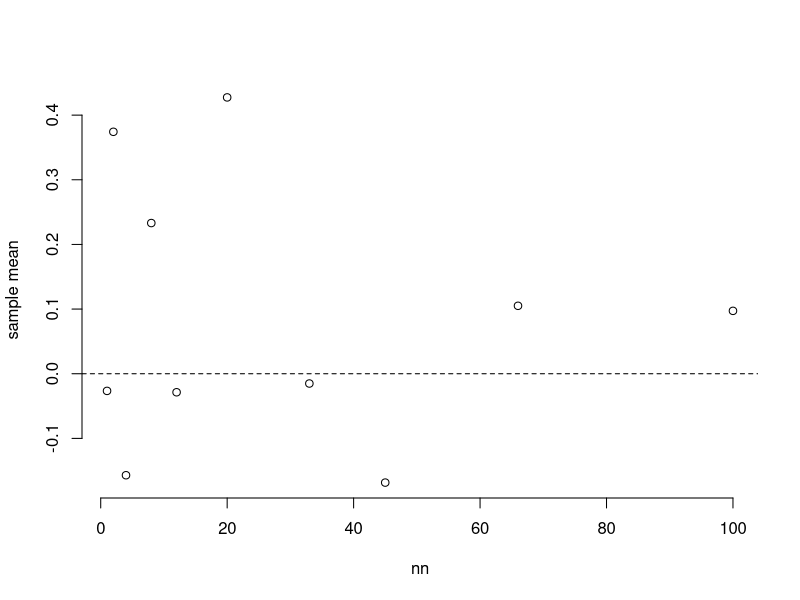

The R source for this figure: (Note: this script raises an error after producing the figure.)
## ---- chunk 1
X = function(n=10, mean=-3, sd=3) { rnorm(n, mean=mean, sd=sd) }
Y = function(n=10, mean=10, sd=2) { rnorm(n, mean=mean, sd=sd) }

mean( X() )
mean( Y() )

var( X() )
var( Y() )

var( 2*X() )
var( X() + 0.5*Y() )
## ---- chunk 2
nn = c(1, 2, 4, 8, 12, 20, 33, 45, 66, 100)
means = sapply( nn, function(n) mean( rnorm(n) ) )
plot(nn, means, bty='n', ylab = "sample mean")
abline(h=0, lty=2)
## ---- chunk 3
# plot the densities of a standard normal distribution, and of a t-distribution with five degrees of freedom:

plot( x=t, y=dnorm(t), ylim=c(0, 0.5), bty='n', lty=2, type='l', ylab="density" )
par( new=TRUE )
plot( x=t, y=dt(t, df=5), ylim=c(0, 0.5), xaxt='n', yaxt='n', xlab='', ylab='', bty='n', col='red', type='l' )
## ---- chunk 4
# generate 20 samples from a uniform distribution and plot their histogram
N = 20
u = runif( N )
hist( u )

# generate 100 repeated samples of the same size, calculate the mean of each one, and plot the histogram of the means.
B = 100
uu = numeric( B )
for ( i in 1:B ) {
  uu[[i]] = mean( runif(N) )
}

hist(uu)

# what happens as B and N get larger and smaller? Do they play different roles?
